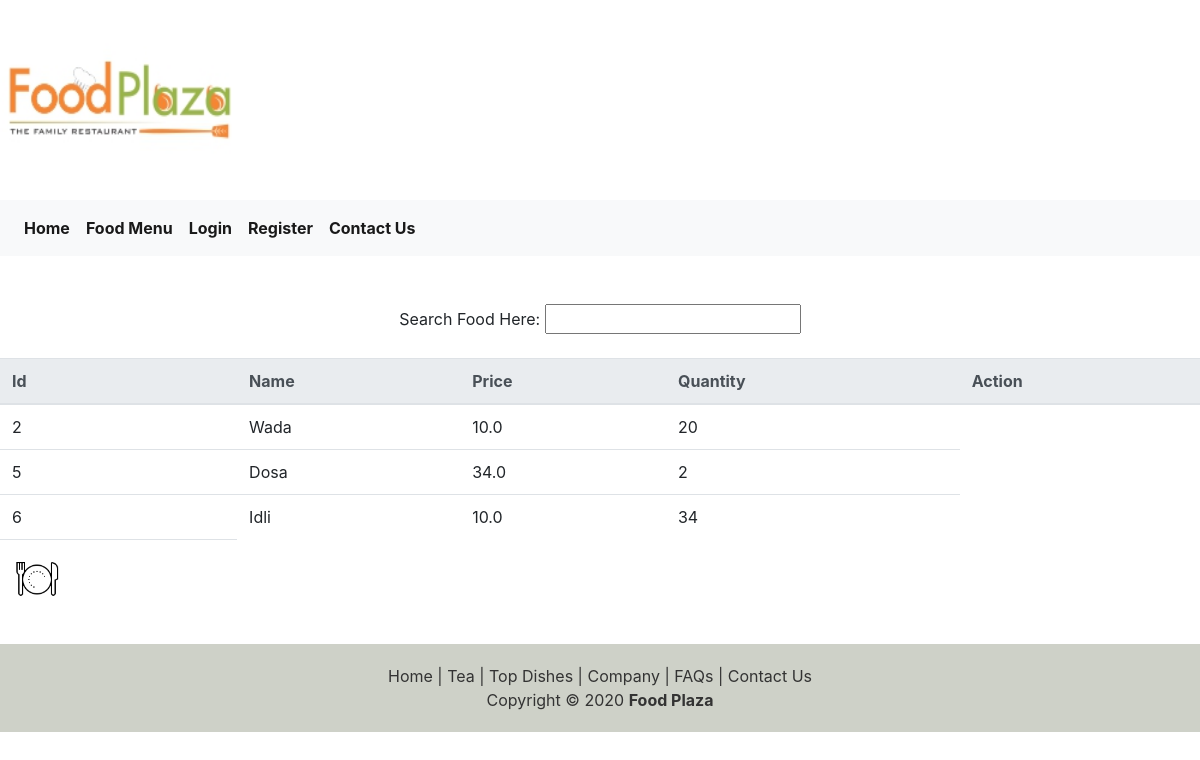
The page /Foodapp/foods/ on the database as committed earlier.
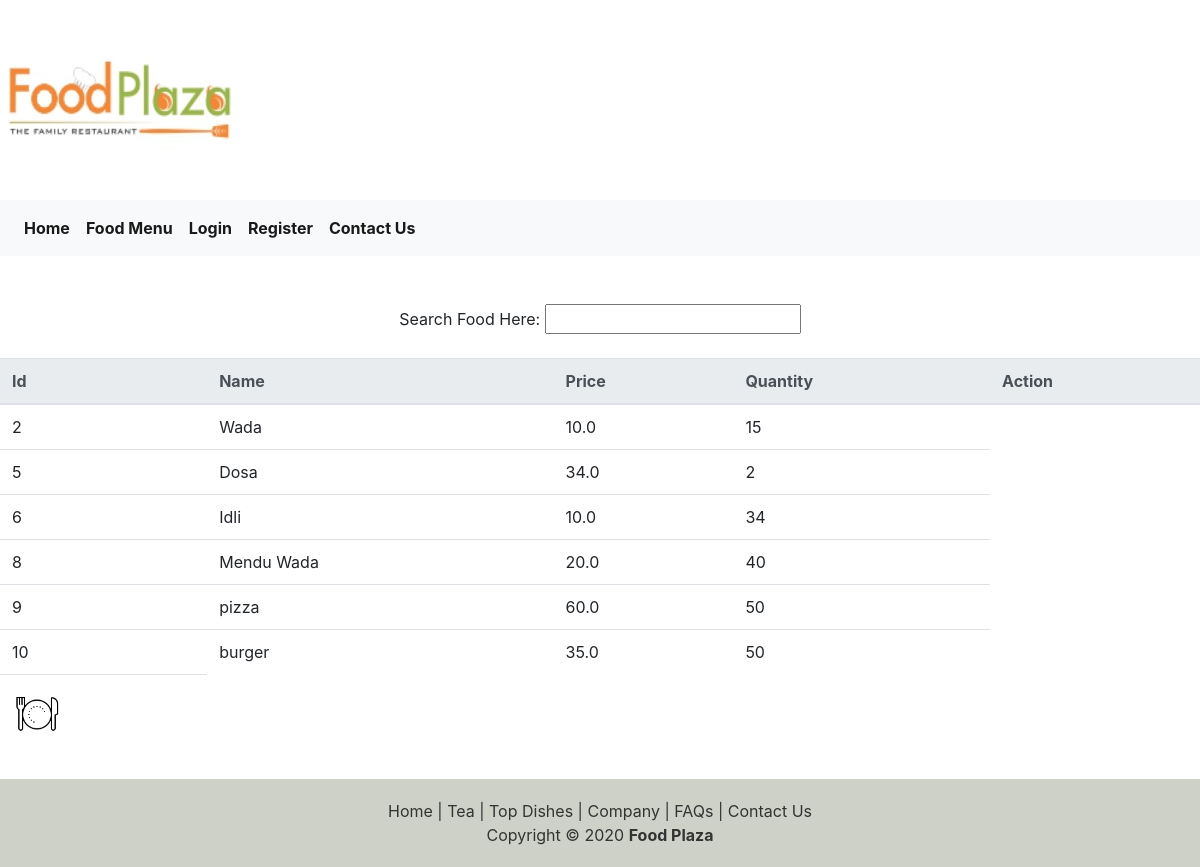
The same page on the database as committed later.
### Foodapp/models.py (models this page shows, shortened)
class FoodModel(models.Model):
	name=models.CharField(max_length=15)
	price=models.FloatField()
	quantity=models.IntegerField()

### Foodapp/views.py (the view)
# urls.py: path('foods/', showAllFoodsView),
def showAllFoodsView(request):
	foods=FoodModel.objects.all()
	return render(request,'Foodapp/foods.html',{'foods':foods})

### templates/Foodapp/foods.html (shortened to what this page needs)
<html>
{% load static %}
{% include 'index1.html' %}
<head>
</head>
<body>
	<br><br>
	<center>
		<caption>Search Food Here: <input type="text" id="food"></caption></center>&nbsp;
	<center>
	<table class="table">
	<thead class="thead-light">
		<tr>
			<th>Id</th>
			<th>Name</th>
			<th>Price</th>
			<th>Quantity</th>
			<th colspan="2">Action</th>
		</tr>
	</thead>
	<tbody id="ss">
		{% if foods %}
			{% for f in foods %}
				<tr>
					<td>{{f.id}}</td>
					<td>{{f.name}}</td>
					<td>{{f.price}}</td>
					<td>{{f.quantity}}</td>
				</tr>
			{% endfor %}
		{% endif %}
		<tr>
			<td><a href='/Foodapp/foods'><img src='/static/images/foods.png' width='50' height='50' alt='All Food'></a></td>
		</tr>
	</tbody>
	</table>
	{% include 'footer1.html' %}
	</center>
</body>
</html>

### templates/index1.html (shortened to what this page needs)
<html>
<head>
{% load static %}
	<link rel="stylesheet" href="https://stackpath.bootstrapcdn.com/bootstrap/4.4.1/css/bootstrap.min.css">
</head>
<body>
<div>
	<img src="/static/images/food_plaza_logo.jpg" width="20%" height="25%">
</div>
<nav class="navbar navbar-expand-lg navbar-light bg-light">
<ul class="navbar-nav mr-auto mt-2 mt-lg-0">
	<li class="nav-item active"><a class="nav-link" href="/Foodapp/foods"><b>Home</b></a></li>
	<li class="nav-item active"><a class="nav-link" href="/Foodapp/foods"><b>Food Menu</b></a></li>
	{% if request.session.utype is None %}
	<li class="nav-item active"><a class="nav-link" href="/userapp/loginuser"><b>Login</b></a></li>
	<li class="nav-item active"><a class="nav-link" href="/userapp/adduser"><b>Register</b></a></li>
	{% endif %}
	<li class="nav-item active"><a class="nav-link" href="#"><b>Contact Us</b></a></li>
</ul>
</nav>
</body>
</html>

### templates/footer1.html (shortened to what this page needs)
<!DOCTYPE html>
<html lang="en">
<head>
</head>
<body>
<center>
<div id="templatemo_footer">
    	<a href="#">Home</a> | <a href="#">Tea</a> | <a href="#">Top Dishes</a> | <a href="#">Company</a> | <a href="#">FAQs</a> | <a href="#">Contact Us</a><br />
        Copyright © 2020 <a href="#"><strong>Food Plaza</strong></a>
        </div>
</center>
</body>
</html>

### templates/footer1.html (style rules this page uses)
#templatemo_footer { clear: both; color: #333; width: 100%; margin-top: 30px; padding: 20px 0px 20px 0; text-align: center; background: #ced1c8; }
#templatemo_footer a { color: #333; font-weight: normal; }

Rows that differ between the two databases and show on the page:
changed FoodModel "Wada": quantity "20" → "15"
added FoodModel: id "8", name "Mendu Wada", price "20.0", quantity "40"
added FoodModel: id "9", name "pizza", price "60.0", quantity "50"
added FoodModel: id "10", name "burger", price "35.0", quantity "50"
